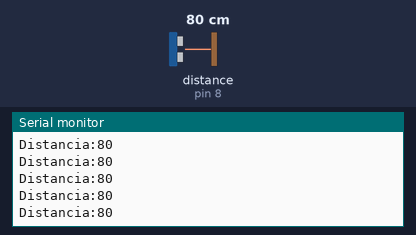
Simulated run of this sketch. Board: Arduino Uno, built with avr-gcc and run on an emulated ATmega328P. Shown: the last lines printed to the serial monitor. Wiring (inferred from the names in the program): ultrasonic range finder: trigger pin 9; echo pin 8. The test bench sets the inputs (shaded band); at power-on: distance to the obstacle (sensor on pin 8) 80 cm. The echo pulse lasts 58.3 µs per cm.

Above: at 1.2 s.
1.3 s: distance to the obstacle (sensor on pin 8) set to 2 cm
At 1.38 s:
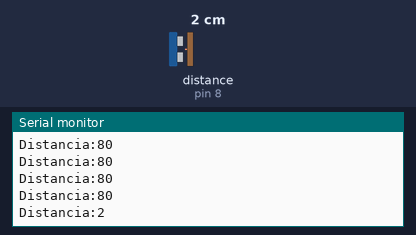
4.3 s: distance to the obstacle (sensor on pin 8) set to 250 cm
At 4.41 s:
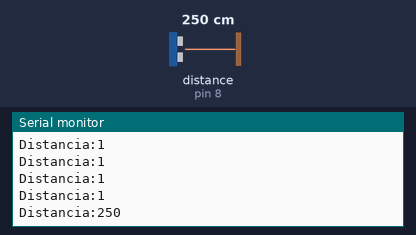
Timing chart, 0 to 7.3 s (numbered marks = the images above; inputs shaded):
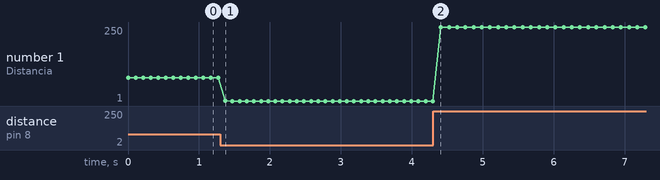

The sketch:

Programa.ino
```cpp
int trigPin = 9;
int echoPin = 8;
int duration; //tiempo de ida/vuelta
int cm = 0; //Para almacenar el valor obtenido en cm valor=0

void setup() {
Serial.begin(9600);
pinMode(trigPin, OUTPUT);
pinMode(echoPin, INPUT);
}

void loop()
{
//ponemos al trigger a low para activarlo después
digitalWrite(trigPin, LOW);
delayMicroseconds(2);

//Activar el módulo con un pulso de 10microsec.
digitalWrite(trigPin, HIGH);
delayMicroseconds(10);
digitalWrite(trigPin, LOW);

//Esperamos la llegada de un pulso HIGH
duration = pulseIn(echoPin, HIGH); // valor del pulso alto en microsegundos

//tiempo de ida y vuelta, dividimos por 2
duration=duration/2;

//Transformamos el tiempo en distancia:
//La velocidad del sonido es de 340 m/s
//El pin echo entrega un pulso alto
//de una duración de 29 microsegundos
//por cada centímetro de distancia
//a la que esté el objeto.
cm = duration/ 29;

//se saca el valor por el puerto serie
Serial.print("Distancia:");
Serial.println(cm);
delay(100); // Nos aseguramos de que el siguiente trigger
// y el echo actual no se mezclen (se recomienda más de 50 ms).
}
```

Measured:
- after the input at 1.3 s, the serial monitor: prints a new line after 0.07 s (image 1)
- after the input at 4.3 s, the serial monitor: prints a new line after 0.11 s (image 2)
- plotted number 1: 80 → 1 after the input at 1.3 s
